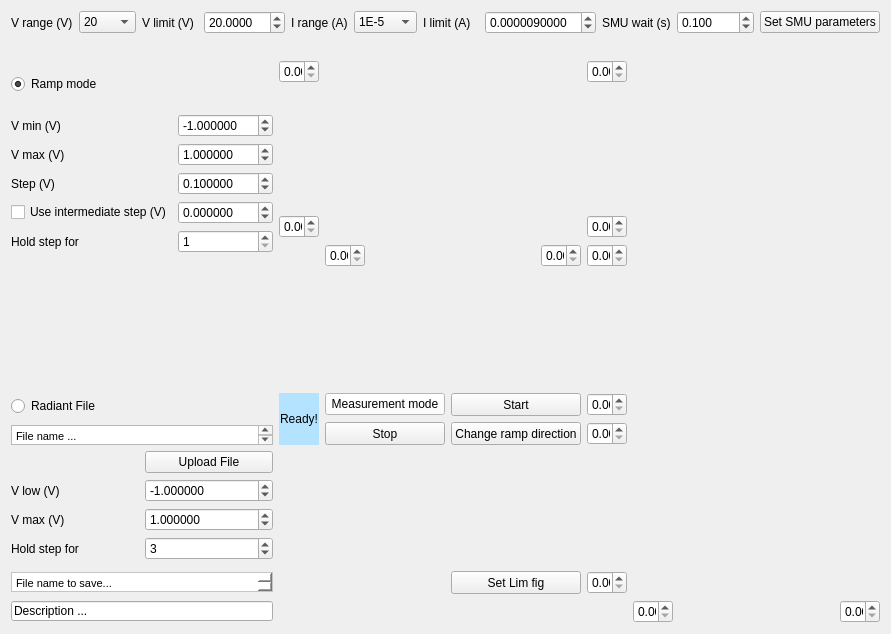
<?xml version="1.0" encoding="UTF-8"?>
<ui version="4.0">
 <class>Form</class>
 <widget class="QWidget" name="Form">
  <property name="geometry">
   <rect>
    <x>0</x>
    <y>0</y>
    <width>891</width>
    <height>634</height>
   </rect>
  </property>
  <property name="windowTitle">
   <string>Form</string>
  </property>
  <layout class="QGridLayout" name="gridLayout_2">
   <item row="0" column="0">
    <layout class="QGridLayout" name="gridLayout">
     <item row="13" column="5" alignment="Qt::AlignLeft">
      <widget class="QDoubleSpinBox" name="doubleSpinBox">
       <property name="maximumSize">
        <size>
         <width>40</width>
         <height>30</height>
        </size>
       </property>
       <property name="maximum">
        <double>99990000.000000000000000</double>
       </property>
      </widget>
     </item>
     <item row="0" column="0" colspan="7">
      <layout class="QGridLayout" name="gridLayout_4">
       <item row="0" column="10">
        <widget class="QPushButton" name="smuSetLim_button">
         <property name="text">
          <string>Set SMU parameters</string>
         </property>
        </widget>
       </item>
       <item row="0" column="1">
        <widget class="QComboBox" name="Vrange_comboBox">
         <property name="currentIndex">
          <number>2</number>
         </property>
         <item>
          <property name="text">
           <string>0.2</string>
          </property>
         </item>
         <item>
          <property name="text">
           <string>2</string>
          </property>
         </item>
         <item>
          <property name="text">
           <string>20</string>
          </property>
         </item>
         <item>
          <property name="text">
           <string>200</string>
          </property>
         </item>
        </widget>
       </item>
       <item row="0" column="0">
        <widget class="QLabel" name="label_6">
         <property name="text">
          <string>V range (V)</string>
         </property>
        </widget>
       </item>
       <item row="0" column="8">
        <widget class="QLabel" name="label_12">
         <property name="sizePolicy">
          <sizepolicy hsizetype="Maximum" vsizetype="Preferred">
           <horstretch>0</horstretch>
           <verstretch>0</verstretch>
          </sizepolicy>
         </property>
         <property name="text">
          <string>SMU wait (s)</string>
         </property>
        </widget>
       </item>
       <item row="0" column="6">
        <widget class="QLabel" name="label_8">
         <property name="text">
          <string>I limit (A)</string>
         </property>
        </widget>
       </item>
       <item row="0" column="2">
        <widget class="QLabel" name="label_10">
         <property name="text">
          <string>V limit (V)</string>
         </property>
        </widget>
       </item>
       <item row="0" column="4">
        <widget class="QLabel" name="label_9">
         <property name="text">
          <string>I range (A)</string>
         </property>
        </widget>
       </item>
       <item row="0" column="9">
        <widget class="QDoubleSpinBox" name="smu_wait_doubleSpinBox">
         <property name="decimals">
          <number>3</number>
         </property>
         <property name="maximum">
          <double>1000.000000000000000</double>
         </property>
         <property name="singleStep">
          <double>0.100000000000000</double>
         </property>
         <property name="value">
          <double>0.100000000000000</double>
         </property>
        </widget>
       </item>
       <item row="0" column="3">
        <widget class="QDoubleSpinBox" name="Vlimit_doubleSpinBox">
         <property name="decimals">
          <number>4</number>
         </property>
         <property name="minimum">
          <double>-200.000000000000000</double>
         </property>
         <property name="maximum">
          <double>200.000000000000000</double>
         </property>
         <property name="singleStep">
          <double>0.100000000000000</double>
         </property>
         <property name="value">
          <double>20.000000000000000</double>
         </property>
        </widget>
       </item>
       <item row="0" column="7">
        <widget class="QDoubleSpinBox" name="Ilimit_doubleSpinBox">
         <property name="decimals">
          <number>10</number>
         </property>
         <property name="maximum">
          <double>10.000000000000000</double>
         </property>
         <property name="singleStep">
          <double>0.000001000000000</double>
         </property>
         <property name="value">
          <double>0.000009000000000</double>
         </property>
        </widget>
       </item>
       <item row="0" column="5">
        <widget class="QComboBox" name="Irange_comboBox">
         <property name="currentIndex">
          <number>6</number>
         </property>
         <item>
          <property name="text">
           <string>10</string>
          </property>
         </item>
         <item>
          <property name="text">
           <string>1</string>
          </property>
         </item>
         <item>
          <property name="text">
           <string>1E-1</string>
          </property>
         </item>
         <item>
          <property name="text">
           <string>1E-2</string>
          </property>
         </item>
         <item>
          <property name="text">
           <string>1E-3</string>
          </property>
         </item>
         <item>
          <property name="text">
           <string>1E-4</string>
          </property>
         </item>
         <item>
          <property name="text">
           <string>1E-5</string>
          </property>
         </item>
         <item>
          <property name="text">
           <string>1E-6</string>
          </property>
         </item>
         <item>
          <property name="text">
           <string>1E-7</string>
          </property>
         </item>
         <item>
          <property name="text">
           <string>1E-8</string>
          </property>
         </item>
         <item>
          <property name="text">
           <string>1E-9</string>
          </property>
         </item>
         <item>
          <property name="text">
           <string>1E-10</string>
          </property>
         </item>
        </widget>
       </item>
      </layout>
     </item>
     <item row="1" column="5">
      <spacer name="horizontalSpacer_5">
       <property name="orientation">
        <enum>Qt::Horizontal</enum>
       </property>
       <property name="sizeHint" stdset="0">
        <size>
         <width>60</width>
         <height>20</height>
        </size>
       </property>
      </spacer>
     </item>
     <item row="10" column="5" rowspan="3" colspan="2">
      <widget class="mplwidgetDF" name="Spectra_display_DF" native="true">
       <property name="sizePolicy">
        <sizepolicy hsizetype="Preferred" vsizetype="Preferred">
         <horstretch>0</horstretch>
         <verstretch>0</verstretch>
        </sizepolicy>
       </property>
       <property name="autoFillBackground">
        <bool>false</bool>
       </property>
      </widget>
     </item>
     <item row="2" column="4">
      <widget class="QDoubleSpinBox" name="doubleSpinBox_8">
       <property name="maximumSize">
        <size>
         <width>40</width>
         <height>30</height>
        </size>
       </property>
       <property name="maximum">
        <double>99990000.000000000000000</double>
       </property>
      </widget>
     </item>
     <item row="6" column="4">
      <widget class="QDoubleSpinBox" name="doubleSpinBox_7">
       <property name="maximumSize">
        <size>
         <width>40</width>
         <height>30</height>
        </size>
       </property>
       <property name="maximum">
        <double>99990000.000000000000000</double>
       </property>
      </widget>
     </item>
     <item row="2" column="5" rowspan="5" colspan="2">
      <widget class="mplwidgetDF" name="Voltage_display" native="true">
       <property name="sizePolicy">
        <sizepolicy hsizetype="Preferred" vsizetype="Preferred">
         <horstretch>0</horstretch>
         <verstretch>0</verstretch>
        </sizepolicy>
       </property>
       <property name="autoFillBackground">
        <bool>false</bool>
       </property>
      </widget>
     </item>
     <item row="3" column="4" rowspan="3">
      <spacer name="verticalSpacer_3">
       <property name="orientation">
        <enum>Qt::Vertical</enum>
       </property>
       <property name="sizeHint" stdset="0">
        <size>
         <width>10</width>
         <height>40</height>
        </size>
       </property>
      </spacer>
     </item>
     <item row="11" column="4">
      <spacer name="verticalSpacer">
       <property name="orientation">
        <enum>Qt::Vertical</enum>
       </property>
       <property name="sizeHint" stdset="0">
        <size>
         <width>10</width>
         <height>40</height>
        </size>
       </property>
      </spacer>
     </item>
     <item row="12" column="4">
      <widget class="QDoubleSpinBox" name="doubleSpinBox_3">
       <property name="maximumSize">
        <size>
         <width>40</width>
         <height>30</height>
        </size>
       </property>
       <property name="maximum">
        <double>99990000.000000000000000</double>
       </property>
      </widget>
     </item>
     <item row="2" column="1">
      <widget class="QDoubleSpinBox" name="doubleSpinBox_12">
       <property name="maximumSize">
        <size>
         <width>40</width>
         <height>30</height>
        </size>
       </property>
       <property name="maximum">
        <double>99990000.000000000000000</double>
       </property>
      </widget>
     </item>
     <item row="1" column="6">
      <spacer name="horizontalSpacer">
       <property name="orientation">
        <enum>Qt::Horizontal</enum>
       </property>
       <property name="sizeHint" stdset="0">
        <size>
         <width>60</width>
         <height>20</height>
        </size>
       </property>
      </spacer>
     </item>
     <item row="1" column="2">
      <spacer name="horizontalSpacer_4">
       <property name="orientation">
        <enum>Qt::Horizontal</enum>
       </property>
       <property name="sizeHint" stdset="0">
        <size>
         <width>60</width>
         <height>20</height>
        </size>
       </property>
      </spacer>
     </item>
     <item row="1" column="0">
      <spacer name="horizontalSpacer_3">
       <property name="orientation">
        <enum>Qt::Horizontal</enum>
       </property>
       <property name="sizeHint" stdset="0">
        <size>
         <width>10</width>
         <height>20</height>
        </size>
       </property>
      </spacer>
     </item>
     <item row="1" column="3">
      <spacer name="horizontalSpacer_2">
       <property name="orientation">
        <enum>Qt::Horizontal</enum>
       </property>
       <property name="sizeHint" stdset="0">
        <size>
         <width>60</width>
         <height>20</height>
        </size>
       </property>
      </spacer>
     </item>
     <item row="13" column="6" alignment="Qt::AlignRight">
      <widget class="QDoubleSpinBox" name="doubleSpinBox_2">
       <property name="maximumSize">
        <size>
         <width>40</width>
         <height>30</height>
        </size>
       </property>
       <property name="maximum">
        <double>99990000.000000000000000</double>
       </property>
      </widget>
     </item>
     <item row="9" column="2">
      <widget class="QPushButton" name="Measurementmode_button">
       <property name="styleSheet">
        <string notr="true">background-color: rgb(255, 255, 255);</string>
       </property>
       <property name="text">
        <string>Measurement mode</string>
       </property>
      </widget>
     </item>
     <item row="9" column="3">
      <widget class="QPushButton" name="start_button">
       <property name="sizePolicy">
        <sizepolicy hsizetype="Minimum" vsizetype="Preferred">
         <horstretch>0</horstretch>
         <verstretch>0</verstretch>
        </sizepolicy>
       </property>
       <property name="text">
        <string>Start</string>
       </property>
      </widget>
     </item>
     <item row="10" column="3">
      <widget class="QPushButton" name="rampChangeDirection_button">
       <property name="sizePolicy">
        <sizepolicy hsizetype="Minimum" vsizetype="Preferred">
         <horstretch>0</horstretch>
         <verstretch>0</verstretch>
        </sizepolicy>
       </property>
       <property name="text">
        <string>Change ramp direction</string>
       </property>
      </widget>
     </item>
     <item row="10" column="4">
      <widget class="QDoubleSpinBox" name="doubleSpinBox_4">
       <property name="maximumSize">
        <size>
         <width>40</width>
         <height>30</height>
        </size>
       </property>
       <property name="maximum">
        <double>99990000.000000000000000</double>
       </property>
      </widget>
     </item>
     <item row="7" column="2" alignment="Qt::AlignLeft">
      <widget class="QDoubleSpinBox" name="doubleSpinBox_10">
       <property name="maximumSize">
        <size>
         <width>40</width>
         <height>30</height>
        </size>
       </property>
       <property name="maximum">
        <double>99990000.000000000000000</double>
       </property>
      </widget>
     </item>
     <item row="2" column="2" rowspan="5" colspan="2">
      <widget class="mplwidgetDF" name="IV_display" native="true">
       <property name="sizePolicy">
        <sizepolicy hsizetype="Preferred" vsizetype="Preferred">
         <horstretch>0</horstretch>
         <verstretch>0</verstretch>
        </sizepolicy>
       </property>
       <property name="autoFillBackground">
        <bool>false</bool>
       </property>
      </widget>
     </item>
     <item row="6" column="1">
      <widget class="QDoubleSpinBox" name="doubleSpinBox_11">
       <property name="maximumSize">
        <size>
         <width>40</width>
         <height>30</height>
        </size>
       </property>
       <property name="maximum">
        <double>99990000.000000000000000</double>
       </property>
      </widget>
     </item>
     <item row="7" column="4">
      <widget class="QDoubleSpinBox" name="doubleSpinBox_6">
       <property name="maximumSize">
        <size>
         <width>40</width>
         <height>30</height>
        </size>
       </property>
       <property name="maximum">
        <double>99990000.000000000000000</double>
       </property>
      </widget>
     </item>
     <item row="8" column="4">
      <spacer name="verticalSpacer_2">
       <property name="orientation">
        <enum>Qt::Vertical</enum>
       </property>
       <property name="sizeHint" stdset="0">
        <size>
         <width>10</width>
         <height>40</height>
        </size>
       </property>
      </spacer>
     </item>
     <item row="9" column="4">
      <widget class="QDoubleSpinBox" name="doubleSpinBox_5">
       <property name="maximumSize">
        <size>
         <width>40</width>
         <height>30</height>
        </size>
       </property>
       <property name="maximum">
        <double>99990000.000000000000000</double>
       </property>
      </widget>
     </item>
     <item row="7" column="3" alignment="Qt::AlignRight">
      <widget class="QDoubleSpinBox" name="doubleSpinBox_9">
       <property name="maximumSize">
        <size>
         <width>40</width>
         <height>30</height>
        </size>
       </property>
       <property name="maximum">
        <double>99990000.000000000000000</double>
       </property>
      </widget>
     </item>
     <item row="2" column="0" rowspan="6">
      <layout class="QHBoxLayout" name="horizontalLayout_14">
       <item>
        <layout class="QVBoxLayout" name="verticalLayout_3">
         <item>
          <widget class="QRadioButton" name="RampON">
           <property name="sizePolicy">
            <sizepolicy hsizetype="Minimum" vsizetype="Maximum">
             <horstretch>0</horstretch>
             <verstretch>0</verstretch>
            </sizepolicy>
           </property>
           <property name="text">
            <string>Ramp mode</string>
           </property>
           <property name="checked">
            <bool>true</bool>
           </property>
          </widget>
         </item>
         <item>
          <layout class="QGridLayout" name="gridLayout_5">
           <item row="0" column="0">
            <widget class="QLabel" name="label_4">
             <property name="text">
              <string>V min (V)</string>
             </property>
            </widget>
           </item>
           <item row="0" column="1">
            <widget class="QDoubleSpinBox" name="Vmin_doubleSpinBox">
             <property name="decimals">
              <number>6</number>
             </property>
             <property name="minimum">
              <double>-200.000000000000000</double>
             </property>
             <property name="maximum">
              <double>200.000000000000000</double>
             </property>
             <property name="singleStep">
              <double>0.100000000000000</double>
             </property>
             <property name="value">
              <double>-1.000000000000000</double>
             </property>
            </widget>
           </item>
           <item row="2" column="0">
            <widget class="QLabel" name="label_7">
             <property name="text">
              <string>Step (V)</string>
             </property>
            </widget>
           </item>
           <item row="3" column="0">
            <widget class="QCheckBox" name="RampIntermediateStep">
             <property name="sizePolicy">
              <sizepolicy hsizetype="Maximum" vsizetype="Fixed">
               <horstretch>0</horstretch>
               <verstretch>0</verstretch>
              </sizepolicy>
             </property>
             <property name="layoutDirection">
              <enum>Qt::LeftToRight</enum>
             </property>
             <property name="text">
              <string>Use intermediate step (V)</string>
             </property>
            </widget>
           </item>
           <item row="3" column="1">
            <widget class="QDoubleSpinBox" name="rampIntermediateV_doubleSpinBox">
             <property name="sizePolicy">
              <sizepolicy hsizetype="Maximum" vsizetype="Fixed">
               <horstretch>0</horstretch>
               <verstretch>0</verstretch>
              </sizepolicy>
             </property>
             <property name="decimals">
              <number>6</number>
             </property>
             <property name="minimum">
              <double>-200.000000000000000</double>
             </property>
             <property name="maximum">
              <double>200.000000000000000</double>
             </property>
             <property name="singleStep">
              <double>0.100000000000000</double>
             </property>
            </widget>
           </item>
           <item row="1" column="1">
            <widget class="QDoubleSpinBox" name="Vmax_doubleSpinBox">
             <property name="decimals">
              <number>6</number>
             </property>
             <property name="minimum">
              <double>-200.000000000000000</double>
             </property>
             <property name="maximum">
              <double>200.000000000000000</double>
             </property>
             <property name="singleStep">
              <double>0.100000000000000</double>
             </property>
             <property name="value">
              <double>1.000000000000000</double>
             </property>
            </widget>
           </item>
           <item row="1" column="0">
            <widget class="QLabel" name="label_3">
             <property name="text">
              <string>V max (V)</string>
             </property>
            </widget>
           </item>
           <item row="2" column="1">
            <widget class="QDoubleSpinBox" name="rampStep_doubleSpinBox">
             <property name="decimals">
              <number>6</number>
             </property>
             <property name="minimum">
              <double>-200.000000000000000</double>
             </property>
             <property name="maximum">
              <double>200.000000000000000</double>
             </property>
             <property name="singleStep">
              <double>0.100000000000000</double>
             </property>
             <property name="value">
              <double>0.100000000000000</double>
             </property>
            </widget>
           </item>
           <item row="4" column="0">
            <widget class="QLabel" name="label_13">
             <property name="text">
              <string>Hold step for</string>
             </property>
            </widget>
           </item>
           <item row="4" column="1">
            <widget class="QSpinBox" name="rampHoldNumber_spinbox">
             <property name="minimum">
              <number>1</number>
             </property>
            </widget>
           </item>
          </layout>
         </item>
        </layout>
       </item>
      </layout>
     </item>
     <item row="7" column="5" rowspan="3" colspan="2">
      <widget class="mplwidgetDF" name="Spectra_display" native="true">
       <property name="sizePolicy">
        <sizepolicy hsizetype="Preferred" vsizetype="Preferred">
         <horstretch>0</horstretch>
         <verstretch>0</verstretch>
        </sizepolicy>
       </property>
       <property name="autoFillBackground">
        <bool>false</bool>
       </property>
      </widget>
     </item>
     <item row="3" column="1">
      <spacer name="verticalSpacer_4">
       <property name="orientation">
        <enum>Qt::Vertical</enum>
       </property>
       <property name="sizeHint" stdset="0">
        <size>
         <width>10</width>
         <height>40</height>
        </size>
       </property>
      </spacer>
     </item>
     <item row="10" column="2">
      <widget class="QPushButton" name="stop_button">
       <property name="sizePolicy">
        <sizepolicy hsizetype="Minimum" vsizetype="Preferred">
         <horstretch>0</horstretch>
         <verstretch>0</verstretch>
        </sizepolicy>
       </property>
       <property name="text">
        <string>Stop</string>
       </property>
      </widget>
     </item>
     <item row="12" column="3">
      <widget class="QPushButton" name="SetLim_button">
       <property name="sizePolicy">
        <sizepolicy hsizetype="Minimum" vsizetype="Preferred">
         <horstretch>0</horstretch>
         <verstretch>0</verstretch>
        </sizepolicy>
       </property>
       <property name="text">
        <string>Set Lim fig</string>
       </property>
      </widget>
     </item>
     <item row="13" column="0">
      <widget class="QLineEdit" name="description_lineEdit">
       <property name="maximumSize">
        <size>
         <width>5000</width>
         <height>20</height>
        </size>
       </property>
       <property name="text">
        <string>Description ...</string>
       </property>
      </widget>
     </item>
     <item row="12" column="0">
      <widget class="QTextEdit" name="Filename_text">
       <property name="sizePolicy">
        <sizepolicy hsizetype="Fixed" vsizetype="Fixed">
         <horstretch>0</horstretch>
         <verstretch>0</verstretch>
        </sizepolicy>
       </property>
       <property name="maximumSize">
        <size>
         <width>501</width>
         <height>20</height>
        </size>
       </property>
       <property name="styleSheet">
        <string notr="true">background-color: rgb(255, 255, 255);</string>
       </property>
       <property name="html">
        <string>&lt;!DOCTYPE HTML PUBLIC &quot;-//W3C//DTD HTML 4.0//EN&quot; &quot;http://www.w3.org/TR/REC-html40/strict.dtd&quot;&gt;
&lt;html&gt;&lt;head&gt;&lt;meta name=&quot;qrichtext&quot; content=&quot;1&quot; /&gt;&lt;style type=&quot;text/css&quot;&gt;
p, li { white-space: pre-wrap; }
&lt;/style&gt;&lt;/head&gt;&lt;body style=&quot; font-family:'MS Shell Dlg 2'; font-size:5.5pt; font-weight:400; font-style:normal;&quot;&gt;
&lt;p style=&quot; margin-top:0px; margin-bottom:0px; margin-left:0px; margin-right:0px; -qt-block-indent:0; text-indent:0px;&quot;&gt;&lt;span style=&quot; font-size:8pt;&quot;&gt;File name to save...&lt;/span&gt;&lt;/p&gt;&lt;/body&gt;&lt;/html&gt;</string>
       </property>
      </widget>
     </item>
     <item row="9" column="0" rowspan="3">
      <layout class="QVBoxLayout" name="verticalLayout_4">
       <item>
        <widget class="QRadioButton" name="RadiantFile">
         <property name="sizePolicy">
          <sizepolicy hsizetype="Minimum" vsizetype="Maximum">
           <horstretch>0</horstretch>
           <verstretch>0</verstretch>
          </sizepolicy>
         </property>
         <property name="text">
          <string>Radiant File</string>
         </property>
        </widget>
       </item>
       <item>
        <layout class="QGridLayout" name="gridLayout_3">
         <item row="3" column="0">
          <widget class="QLabel" name="label">
           <property name="text">
            <string>V max (V)</string>
           </property>
          </widget>
         </item>
         <item row="4" column="0">
          <widget class="QLabel" name="label_19">
           <property name="text">
            <string>Hold step for</string>
           </property>
          </widget>
         </item>
         <item row="4" column="1">
          <widget class="QSpinBox" name="stepwiseHoldNumber_spinbox">
           <property name="sizePolicy">
            <sizepolicy hsizetype="Preferred" vsizetype="Fixed">
             <horstretch>0</horstretch>
             <verstretch>0</verstretch>
            </sizepolicy>
           </property>
           <property name="minimum">
            <number>1</number>
           </property>
           <property name="maximum">
            <number>10000</number>
           </property>
           <property name="value">
            <number>3</number>
           </property>
          </widget>
         </item>
         <item row="3" column="1">
          <widget class="QDoubleSpinBox" name="Vhigh_doubleSpinBox">
           <property name="decimals">
            <number>6</number>
           </property>
           <property name="minimum">
            <double>-200.000000000000000</double>
           </property>
           <property name="maximum">
            <double>200.000000000000000</double>
           </property>
           <property name="singleStep">
            <double>0.100000000000000</double>
           </property>
           <property name="value">
            <double>1.000000000000000</double>
           </property>
          </widget>
         </item>
         <item row="2" column="1">
          <widget class="QDoubleSpinBox" name="Vlow_doubleSpinBox">
           <property name="decimals">
            <number>6</number>
           </property>
           <property name="minimum">
            <double>-200.000000000000000</double>
           </property>
           <property name="maximum">
            <double>200.000000000000000</double>
           </property>
           <property name="singleStep">
            <double>0.100000000000000</double>
           </property>
           <property name="value">
            <double>-1.000000000000000</double>
           </property>
          </widget>
         </item>
         <item row="2" column="0">
          <widget class="QLabel" name="label_5">
           <property name="text">
            <string>V low (V)</string>
           </property>
          </widget>
         </item>
         <item row="1" column="1">
          <widget class="QPushButton" name="UploadFile">
           <property name="text">
            <string>Upload File</string>
           </property>
          </widget>
         </item>
         <item row="0" column="0" colspan="2">
          <widget class="QTextEdit" name="Folder_text_2">
           <property name="maximumSize">
            <size>
             <width>500</width>
             <height>20</height>
            </size>
           </property>
           <property name="html">
            <string>&lt;!DOCTYPE HTML PUBLIC &quot;-//W3C//DTD HTML 4.0//EN&quot; &quot;http://www.w3.org/TR/REC-html40/strict.dtd&quot;&gt;
&lt;html&gt;&lt;head&gt;&lt;meta name=&quot;qrichtext&quot; content=&quot;1&quot; /&gt;&lt;style type=&quot;text/css&quot;&gt;
p, li { white-space: pre-wrap; }
&lt;/style&gt;&lt;/head&gt;&lt;body style=&quot; font-family:'MS Shell Dlg 2'; font-size:5.5pt; font-weight:400; font-style:normal;&quot;&gt;
&lt;p style=&quot; margin-top:0px; margin-bottom:0px; margin-left:0px; margin-right:0px; -qt-block-indent:0; text-indent:0px;&quot;&gt;&lt;span style=&quot; font-size:8pt;&quot;&gt;File name ...&lt;/span&gt;&lt;/p&gt;&lt;/body&gt;&lt;/html&gt;</string>
           </property>
          </widget>
         </item>
        </layout>
       </item>
      </layout>
     </item>
     <item row="9" column="1" rowspan="2">
      <widget class="QLabel" name="Camerastate_output">
       <property name="styleSheet">
        <string notr="true">background-color: rgb(180, 227, 255);
</string>
       </property>
       <property name="text">
        <string>Ready!</string>
       </property>
       <property name="alignment">
        <set>Qt::AlignCenter</set>
       </property>
      </widget>
     </item>
    </layout>
   </item>
  </layout>
 </widget>
 <customwidgets>
  <customwidget>
   <class>mplwidgetDF</class>
   <extends>QWidget</extends>
   <header>mplwidgetDF.h</header>
   <container>1</container>
  </customwidget>
 </customwidgets>
 <resources/>
 <connections/>
</ui>
